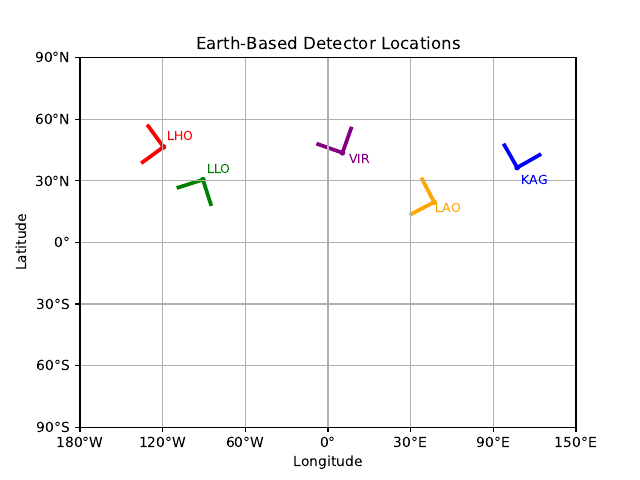

Reproduce this figure in Python.
import numpy as np
import matplotlib.pyplot as plt

import pandas as pd

detectors = pd.read_csv (r'detectors_params.csv')
detectors = detectors[0:5]

names = pd.DataFrame(detectors, columns= ['name'])['name']
latitudes = pd.DataFrame(detectors, columns= ['North lat'])['North lat']
longitudes = pd.DataFrame(detectors, columns= ['East lon'])['East lon']
arms1 = pd.DataFrame(detectors, columns= ['arm1 azimuth'])['arm1 azimuth']
arms2 = pd.DataFrame(detectors, columns= ['arm2 azimuth'])['arm2 azimuth']

latitudes = latitudes*180/np.pi
for k in range(len(detectors)):
    if longitudes[k]>np.pi:
        longitudes[k]=longitudes[k]-2*np.pi
longitudes = longitudes*180/np.pi

fig = plt.figure()

plt.title('Earth-Based Detector Locations')

plt.xlabel('Longitude')
plt.xlim(-180,180)
xticks = [str(n)+'°W' for n in range(180,0,-60)]
xticks += ['0°']
xticks += [str(n)+'°E' for n in range(30,210,60)]
lon_axis = np.arange(-180,181,60)
plt.xticks(lon_axis,xticks)

plt.ylabel('Latitude')
plt.ylim(-90,90)
yticks = [str(n)+'°S' for n in range(90,0,-30)]
yticks += ['0°']
yticks += [str(n)+'°N' for n in range(30,120,30)]
lat_axis = np.arange(-90,91,30)
plt.yticks(lat_axis,yticks)

colors = ['red','green','purple','blue','orange','black']
loc_txt = [[3,3],[3,3],[5,-5],[3,-8],[1,-5],[10,10]]
for k in range(len(detectors)):
    plt.scatter(longitudes[k],latitudes[k],marker='.',color=colors[k])
    plt.text(longitudes[k]+loc_txt[k][0], latitudes[k]+loc_txt[k][1], names[k], fontsize=9,color=colors[k])
    direction1 = [np.sin(arms1[k]),np.cos(arms1[k])]
    plt.quiver(longitudes[k],latitudes[k],direction1[0],direction1[1],color=colors[k],headlength=0,headwidth=1)
    direction2 = [np.sin(arms2[k]),np.cos(arms2[k])]
    plt.quiver(longitudes[k],latitudes[k],direction2[0],direction2[1],color=colors[k],headlength=0,headwidth=1)
    
plt.grid(True)

fig_name = 'detectors_map.png';
plt.savefig(fig_name)
fig_name = 'detectors_map.pdf';
plt.savefig(fig_name)

plt.show()
